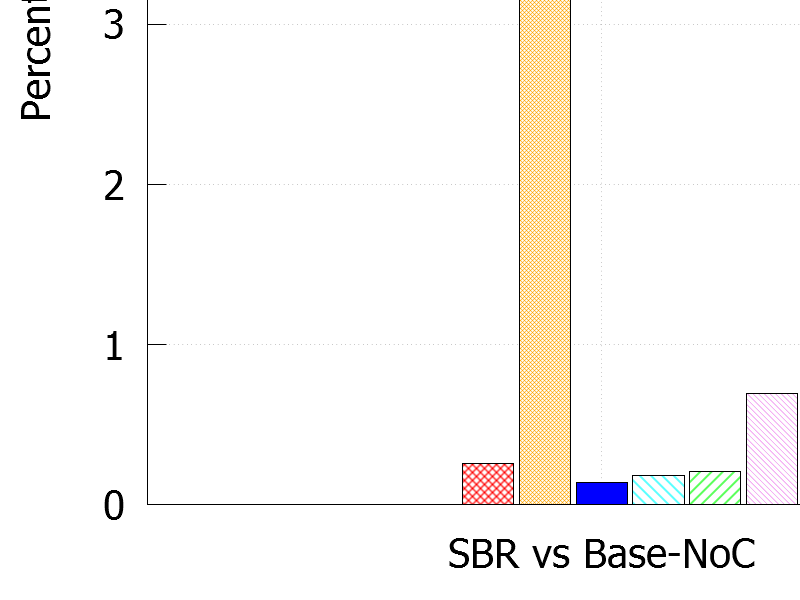

Recreate this plot in gnuplot.
reset
#!/gnuplot
#
#    
#    	G N U P L O T
#    	Version 5.0 patchlevel 3    last modified 2016-02-21 
#    
#    	Copyright (C) 1986-1993, 1998, 2004, 2007-2016
#    	Thomas Williams, Colin Kelley and many others
#    
#    	gnuplot home:     http://www.gnuplot.info
#    	faq, bugs, etc:   type "help FAQ"
#    	immediate help:   type "help"  (plot window: hit 'h')
# set terminal wxt 0 enhanced
# set output
unset clip points
set clip one
unset clip two
set bar 1.000000 front
set border 31 front lt black linewidth 1.000 dashtype solid
set zdata 
set ydata 
set xdata 
set y2data 
set x2data 
set boxwidth 0.9 absolute
set style fill   solid 1.00 border lt -1
set style rectangle back fc  bgnd fillstyle   solid 1.00 border lt -1
set style circle radius graph 0.02, first 0.00000, 0.00000 
set style ellipse size graph 0.05, 0.03, first 0.00000 angle 0 units xy
set dummy x, y
set format x "% h" 
set format y "% h" 
set format x2 "% h" 
set format y2 "% h" 
set format z "% h" 
set format cb "% h" 
set format r "% h" 
set timefmt "%d/%m/%y,%H:%M"
set angles radians
set tics back
set grid nopolar
set grid xtics nomxtics ytics nomytics noztics nomztics \
 nox2tics nomx2tics noy2tics nomy2tics nocbtics nomcbtics
set grid layerdefault   lt 0 linewidth 0.500,  lt 0 linewidth 0.500
set raxis
set style parallel front  lt black linewidth 2.000 dashtype solid
set key title "" center
set key inside right top vertical Right noreverse enhanced autotitle nobox
set key noinvert samplen 4 spacing 1 width 0 height 0 
set key maxcolumns 0 maxrows 0
set key noopaque
unset label
unset arrow
set style increment default
unset style line
unset style arrow
set style histogram clustered gap 2 title textcolor lt -1
unset object
set style textbox transparent margins  1.0,  1.0 border
unset logscale
set offsets 0, 0, 0, 0
set pointsize 1
set pointintervalbox 1
set encoding default
unset polar
unset parametric
unset decimalsign
set view 60, 30, 1, 1
set samples 100, 100
set isosamples 10, 10
set surface 
unset contour
set cntrlabel  format '%8.3g' font '' start 5 interval 20
set mapping cartesian
set datafile separator whitespace
unset hidden3d
set cntrparam order 4
set cntrparam linear
set cntrparam levels auto 5
set cntrparam points 5
set size ratio 0 1,1
set origin 0,0
set style data histograms
set style function lines
unset xzeroaxis
unset yzeroaxis
unset zzeroaxis
unset x2zeroaxis
unset y2zeroaxis
set xyplane relative 0.5
set tics scale  1, 0.5, 1, 1, 1
set mxtics default
set mytics default
set mztics default
set mx2tics default
set my2tics default
set mcbtics default
set mrtics default
set xtics border in scale 1,0.5 mirror norotate  autojustify
set xtics  norangelimit 
set xtics   ()
set ytics border in scale 1,0.5 mirror norotate  autojustify
set ytics  norangelimit autofreq 
set ztics border in scale 1,0.5 nomirror norotate  autojustify
set ztics  norangelimit autofreq 
unset x2tics
unset y2tics
set cbtics border in scale 1,0.5 mirror norotate  autojustify
set cbtics  norangelimit autofreq 
set rtics axis in scale 1,0.5 nomirror norotate  autojustify
set rtics  norangelimit autofreq 
unset paxis 1 tics
unset paxis 2 tics
unset paxis 3 tics
unset paxis 4 tics
unset paxis 5 tics
unset paxis 6 tics
unset paxis 7 tics
set title "" 
set title  font "" norotate
set timestamp bottom 
set timestamp "" 
set timestamp  font "" norotate
set rrange [ * : * ] noreverse nowriteback
set trange [ * : * ] noreverse nowriteback
set urange [ * : * ] noreverse nowriteback
set vrange [ * : * ] noreverse nowriteback
set xlabel "" 
set xlabel  font "" textcolor lt -1 norotate
set x2label "" 
set x2label  font "" textcolor lt -1 norotate
set xrange [ -1.00000 : 3.00000 ] noreverse nowriteback
set x2range [ -1.00000 : 3.00000 ] noreverse nowriteback
set ylabel "" 
set ylabel  font "" textcolor lt -1 rotate by -270
set y2label "" 
set y2label  font "" textcolor lt -1 rotate by -270
set yrange [ 12.0000 : 28.0000 ] noreverse nowriteback
set y2range [ 13.3344 : 27.7847 ] noreverse nowriteback
set zlabel "" 
set zlabel  font "" textcolor lt -1 norotate
set zrange [ * : * ] noreverse nowriteback
set cblabel "" 
set cblabel  font "" textcolor lt -1 rotate by -270
set cbrange [ * : * ] noreverse nowriteback
set paxis 1 range [ * : * ] noreverse nowriteback
set paxis 2 range [ * : * ] noreverse nowriteback
set paxis 3 range [ * : * ] noreverse nowriteback
set paxis 4 range [ * : * ] noreverse nowriteback
set paxis 5 range [ * : * ] noreverse nowriteback
set paxis 6 range [ * : * ] noreverse nowriteback
set paxis 7 range [ * : * ] noreverse nowriteback
set zero 1e-008
set lmargin  -1
set bmargin  -1
set rmargin  -1
set tmargin  -1
set locale "English_United States.1252"
set pm3d explicit at s
set pm3d scansautomatic
set pm3d interpolate 1,1 flush begin noftriangles noborder corners2color mean
set palette positive nops_allcF maxcolors 0 gamma 1.5 color model RGB 
set palette rgbformulae 7, 5, 15
set colorbox default
set colorbox vertical origin screen 0.9, 0.2, 0 size screen 0.05, 0.6, 0 front bdefault
set style boxplot candles range  1.50 outliers pt 7 separation 1 labels auto unsorted
set loadpath 
set fontpath 
set psdir
set fit brief errorvariables nocovariancevariables errorscaling prescale nowrap v5
GNUTERM = "wxt"
x = 0.0
## Last datafile plotted: "nasa-path-cost-comparison-relative.dat"

set size 1.0, 1.0
set ylabel "Percentage"
set title "SYNTH1 Average Latency Variation Relative to Base-NoC"
set auto
set style line 1 lw 1 lc rgb 'red'
set style line 2 lw 1 lc rgb 'orange'
set style line 3 lw 1 lc rgb 'blue'
set style line 4 lw 1 lc rgb 'cyan'
set style line 5 lw 1 lc rgb 'green'
set style line 6 lw 1 lc rgb 'violet'

set terminal postscript eps enhanced color font "Helvetica, 20"
set output "synth1-path-cost-comparison-relative.eps"
plot "synth1-path-cost-comparison-relative.dat" using 2:xtic(1) title "PRESENT-80" ls 1 fs pattern 1,\
 "" u 3:xtic(1) title "AES-128" ls 2 fs pattern 2,\
 "" u 4:xtic(1) title "HIGHT" ls 3 fs pattern 3,\
 "" u 5:xtic(1) title "mCrypton" ls 4 fs pattern 4,\
 "" u 6:xtic(1) title "DES" ls 5 fs pattern 5,\
 "" u 7:xtic(1) title "DESXL" ls 6 fs patter 6
